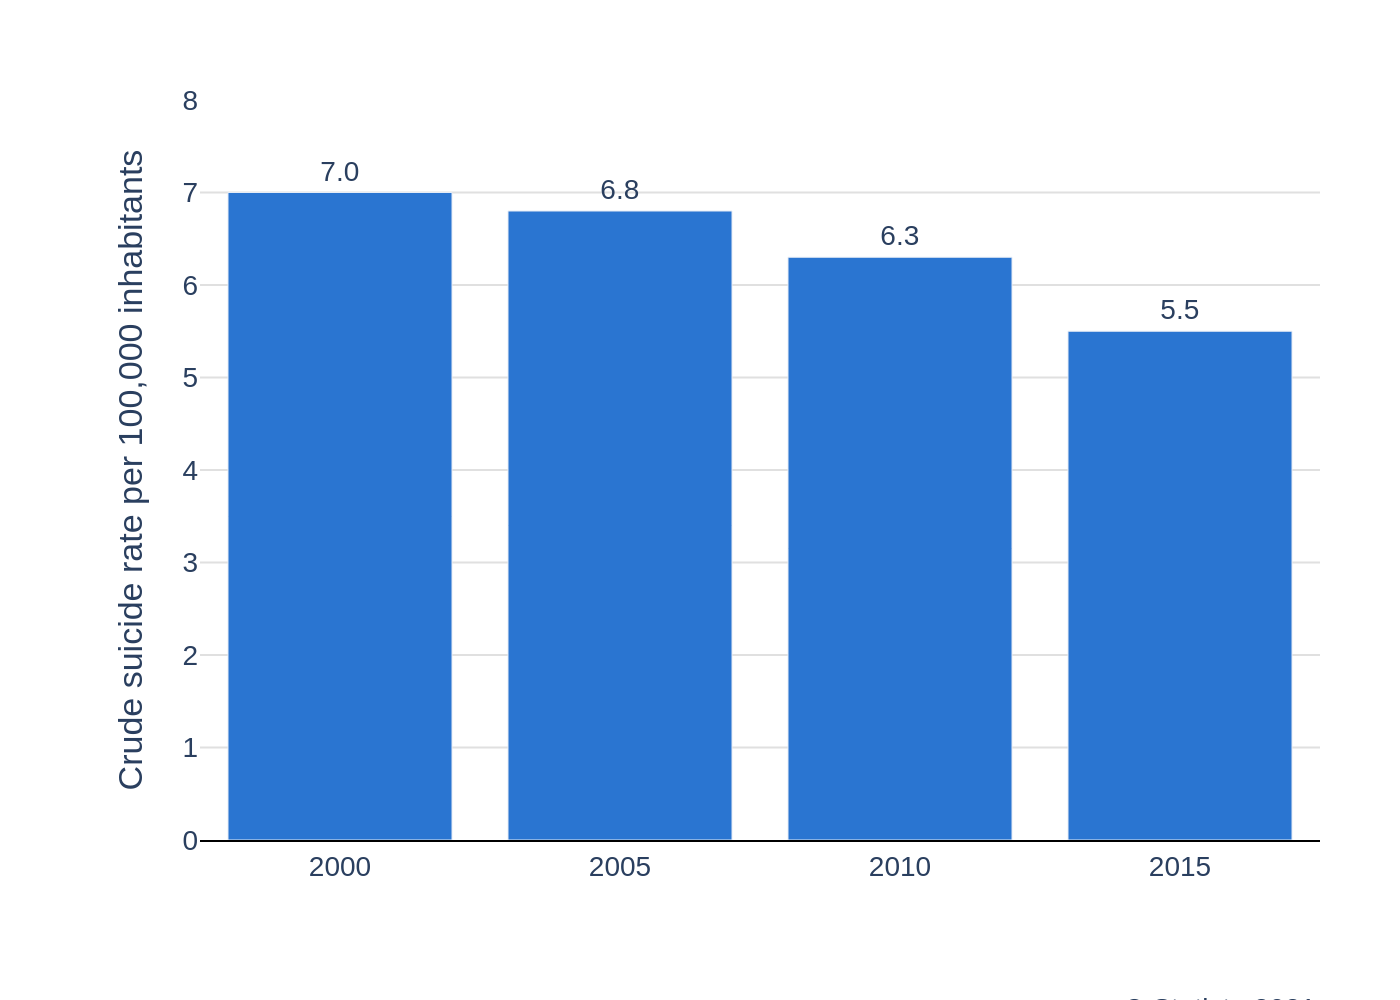

This figure's Python source:
import sys
import json
import os
import plotly.graph_objects as go

# Ensure a JSON file path is provided as a command-line argument
if len(sys.argv) != 2:
    print("Usage: python generate_chart.py <json_file_path>")
    sys.exit(1)

json_path = sys.argv[1]

# Read data from the specified JSON file
try:
    with open(json_path, 'r', encoding='utf-8') as f:
        config = json.load(f)
except FileNotFoundError:
    print(f"Error: JSON file not found at '{json_path}'")
    sys.exit(1)
except json.JSONDecodeError:
    print(f"Error: Could not decode JSON from '{json_path}'")
    sys.exit(1)

# Extract data, texts, and colors from the JSON structure
chart_data = config.get('chart_data', [])
texts = config.get('texts', {})
colors = config.get('colors', {})

# Prepare data for Plotly
categories = [item['category'] for item in chart_data]
values = [item['value'] for item in chart_data]

# Create the figure object
fig = go.Figure()

# Add the bar trace to the figure
fig.add_trace(go.Bar(
    x=categories,
    y=values,
    marker_color=colors.get('bar_color', '#1f77b4'),
    text=values,
    texttemplate='%{text}',
    textposition='outside',
    cliponaxis=False  # Prevents data labels from being clipped at the top
))

# Configure the layout of the chart
annotations = []
if texts.get('source'):
    annotations.append(
        go.layout.Annotation(
            text=texts['source'],
            align='right',
            showarrow=False,
            xref='paper',
            yref='paper',
            x=1,
            y=-0.2,
            xanchor='right',
            yanchor='top'
        )
    )

fig.update_layout(
    font=dict(family="Arial", size=14),
    plot_bgcolor='white',
    paper_bgcolor='white',
    showlegend=False,
    xaxis=dict(
        title_text=texts.get('x_axis_title'),
        showline=True,
        linewidth=1,
        linecolor='black'
    ),
    yaxis=dict(
        title_text=texts.get('y_axis_title'),
        range=[0, 8],
        showgrid=True,
        gridcolor='#e0e0e0',
        zeroline=False,
        showline=False
    ),
    margin=dict(l=100, r=40, t=50, b=80),
    annotations=annotations
)

# Determine output filename from the input JSON filename
base_filename = os.path.splitext(os.path.basename(json_path))[0]
output_filename = f"{base_filename}.png"

# Write the chart to a high-resolution PNG file
fig.write_image(output_filename, scale=2)

print(f"Chart successfully generated and saved to {output_filename}")
